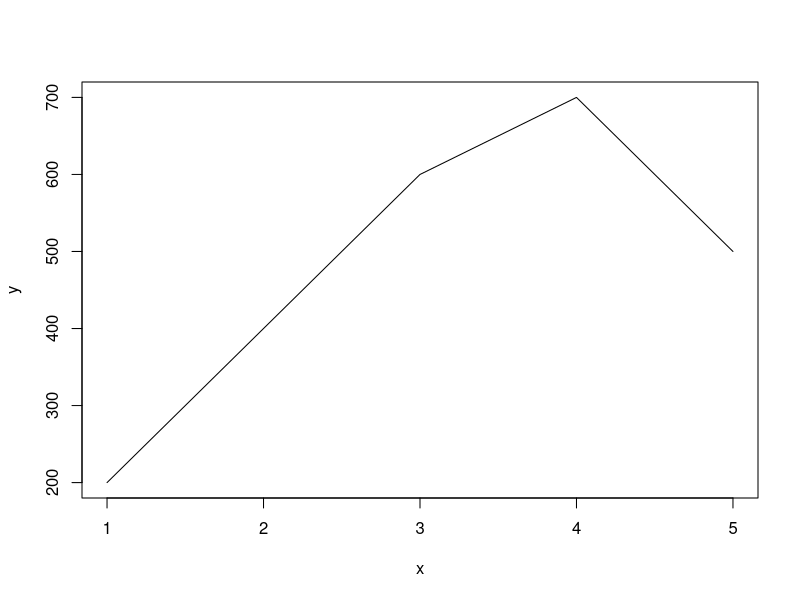
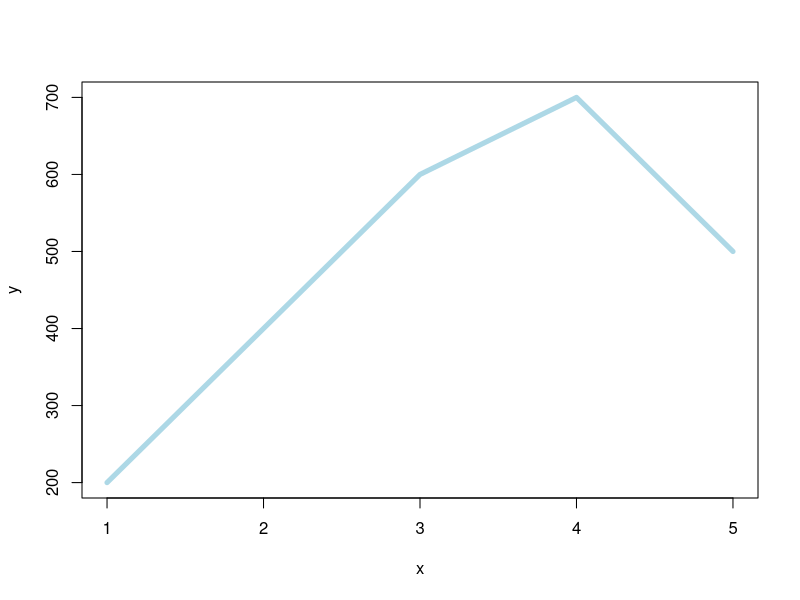
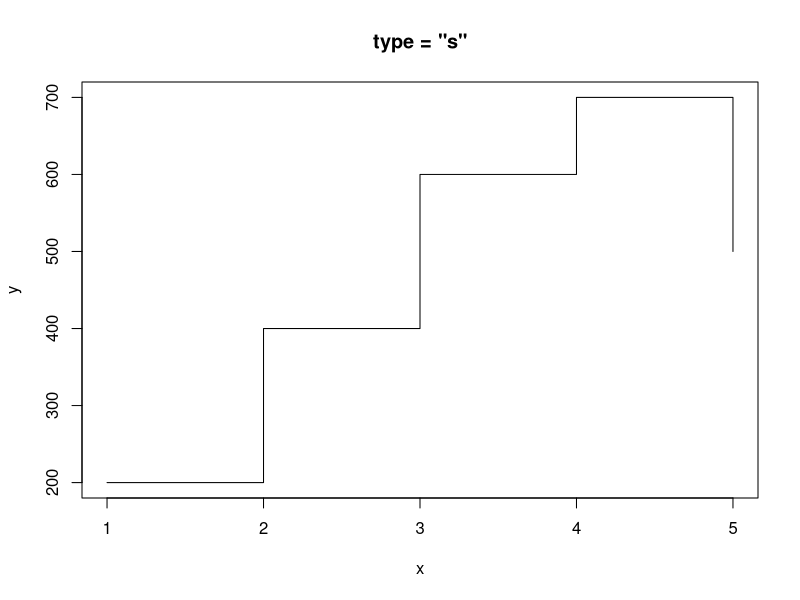
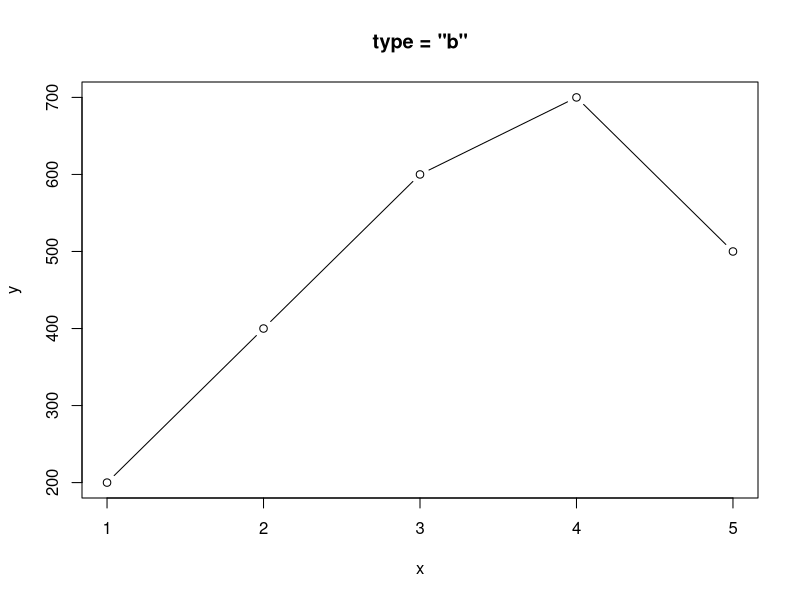
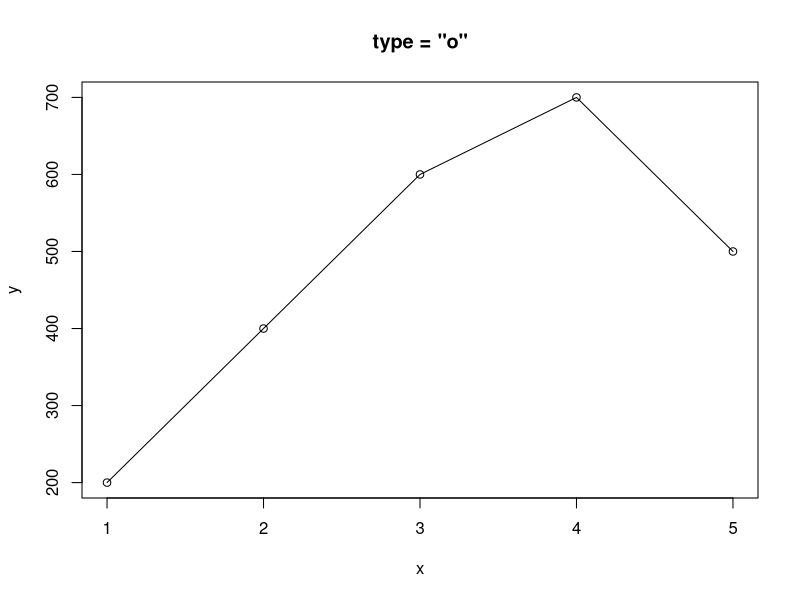
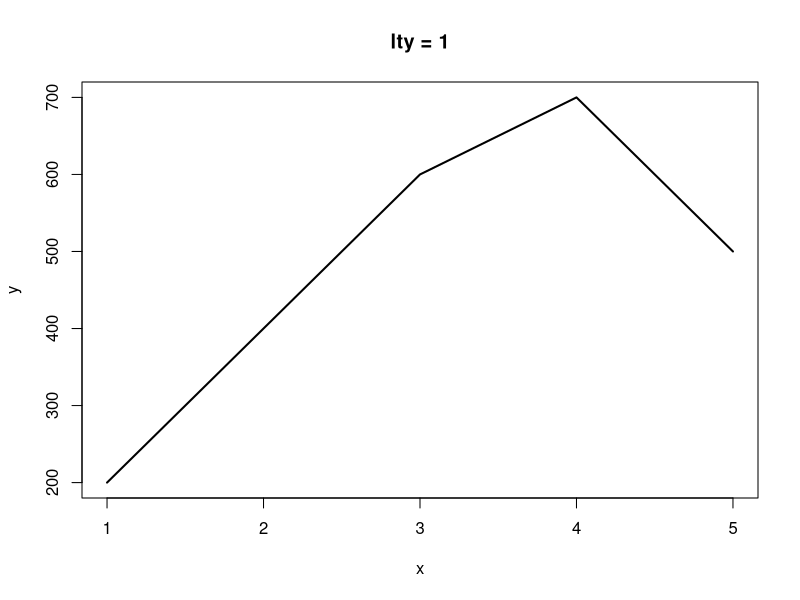
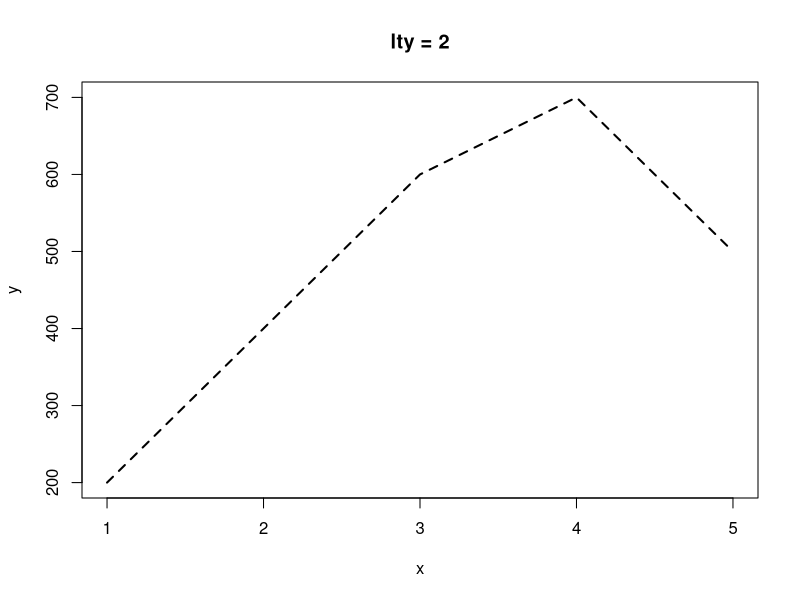
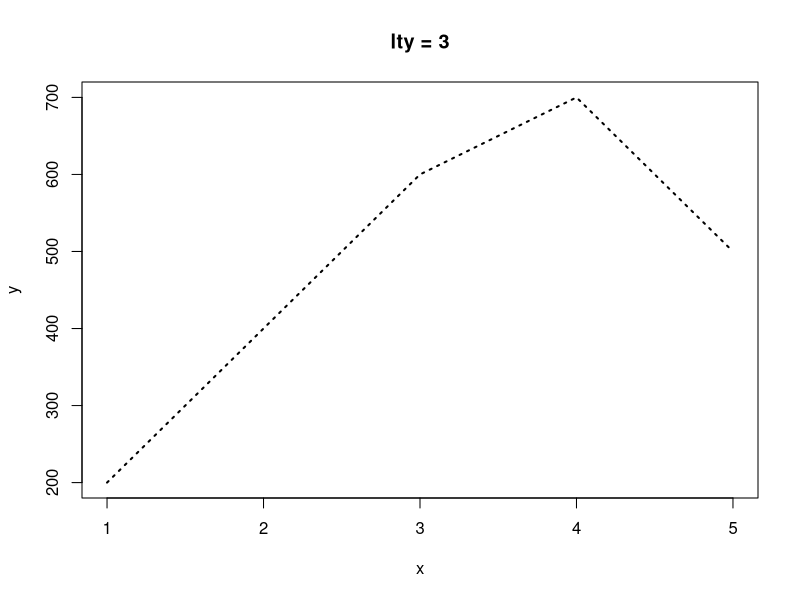

Source code (R) for these figures, in order:
#Drawing a line chart in R with the plot function
#A line chart can be created in base R with the plot function. 
#Consider that you have the data displayed on the table below:
x<-c(1,2,3,4,5)
y<-c(200,400,600,700,500)
plot(x, y, type = "l")
#The style of the line graphs in R can be customized 
#with the arguments of the function. As an example, 
#the color and line width can be modified using the col and 
#lwd arguments, respectively.
plot(x, y, type = "l",
     col = "lightblue", # Color
     lwd = 5)           # Line width

plot(x, y, type = "s", main = 'type = "s"')
plot(x, y, type = "b", main = 'type = "b"')
plot(x, y, type = "o", main = 'type = "o"')
#Furthermore, there exist six different types of lines, 
#that can be specified making use of the lty argument,from 1 to 6:
plot(x, y, type = "l", lwd = 2, lty = 1, main = "lty = 1")
plot(x, y, type = "l", lwd = 2, lty = 2, main = "lty = 2")
plot(x, y, type = "l", lwd = 2, lty = 3, main = "lty = 3")
plot(x, y, type = "l", lwd = 2, lty = 4, main = "lty = 4")
plot(x, y, type = "l", lwd = 2, lty = 5, main = "lty = 5")
plot(x, y, type = "l", lwd = 2, lty = 6, main = "lty = 6")
plot(x, y, type = "b", cex = 2, pch = 3, col = "red") 
plot(x, y, type = "b",
     pch = LETTERS[1:5], # Letters as symbols
     cex = 2,            # Size of the symbols
     col = 1:5,          # pch colors
     xlim = c(0, 6),     # X-axis limits
     ylim = c(150, 750))
#Pch= instruction refers to the plotting character 
#and can be specified in one of several ways

